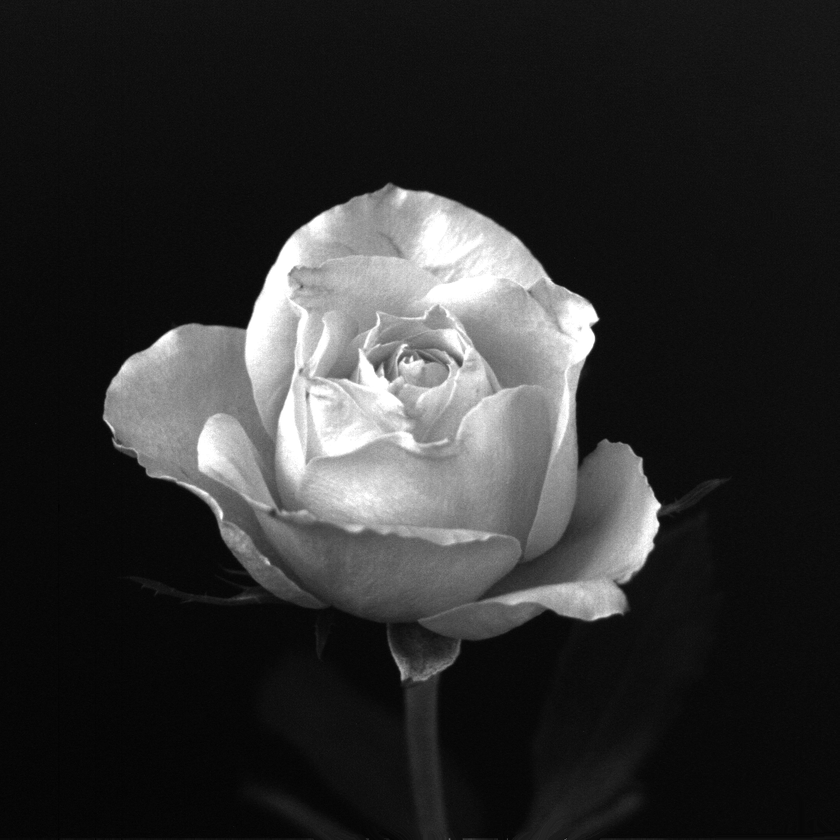
%> input picture Assignment 1/4thEdition_Solutions/2.3/rose1024.tif, 840 x 840 px, shrunk from 1024 x 1024 before the run
$ octave Q3.m   (GNU Octave 9; MATLAB toolbox functions it lacks are replaced by stand-ins)
%> lines starting %> are read from the running program, lines starting %| are printed output that depends on the picture
### Assignment 1/4thEdition_Solutions/2.3/scanLine4e.m
function s=scanLine4e(f,l,loc)
[r,c]=size(f);
if loc == "row"
    for i=1:c
    s(i)=f(l,i);
    end
end
if loc == "col"
    for i=1:r
    s(i)=f(i,l);
    end
end
end

### Assignment 1/4thEdition_Solutions/2.3/Q3.m
f=imread("rose1024.tif");
%> f is the input picture: size 840x840 uint8; min 0, max 255, mean 46.8
[r,c]=size(f);
%> r = 840; c = 840
% [6 lines of commented-out code are left out]
value = scanLine4e(f,floor(r/2),"row");
%> after the loop in scanLine4e, `for i=1:c`: s = 840 values, max 255 at index 281, min 6 at index 38, mean 103.8
%> value has the same summary as s in scanLine4e
plot(value)
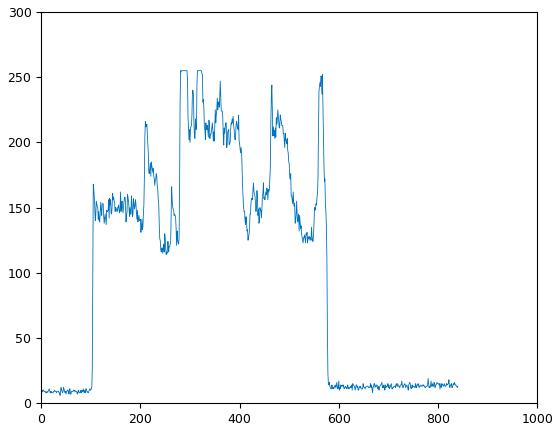
%> figure redrawn from the program's plot data; curve peaks at x = 281, y = 255
